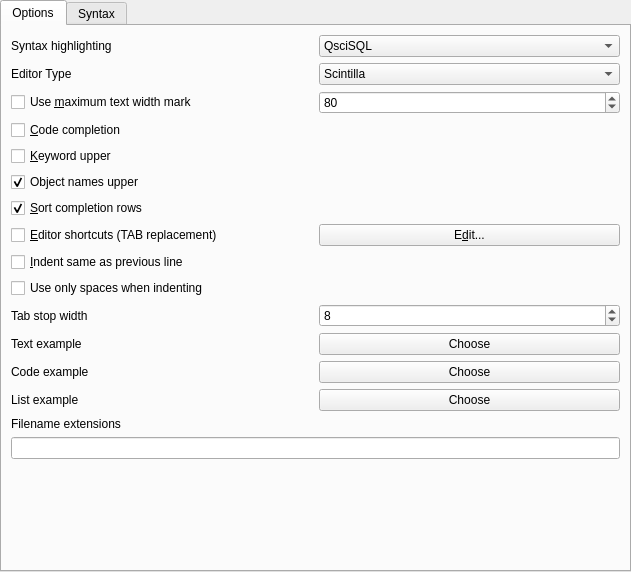
<?xml version="1.0" encoding="UTF-8"?>
<ui version="4.0">
 <class>toSyntaxSetupUI</class>
 <widget class="QWidget" name="toSyntaxSetupUI">
  <property name="geometry">
   <rect>
    <x>0</x>
    <y>0</y>
    <width>631</width>
    <height>572</height>
   </rect>
  </property>
  <property name="sizePolicy">
   <sizepolicy hsizetype="Expanding" vsizetype="Preferred">
    <horstretch>0</horstretch>
    <verstretch>0</verstretch>
   </sizepolicy>
  </property>
  <property name="minimumSize">
   <size>
    <width>600</width>
    <height>0</height>
   </size>
  </property>
  <property name="windowTitle">
   <string>Form1</string>
  </property>
  <property name="toolTip">
   <string/>
  </property>
  <layout class="QHBoxLayout" name="horizontalLayout_7">
   <property name="spacing">
    <number>6</number>
   </property>
   <property name="margin">
    <number>0</number>
   </property>
   <item>
    <widget class="QTabWidget" name="tabWidget">
     <property name="currentIndex">
      <number>0</number>
     </property>
     <widget class="QWidget" name="OptionsTab">
      <attribute name="title">
       <string>Options</string>
      </attribute>
      <layout class="QVBoxLayout" name="verticalLayout">
       <item>
        <layout class="QHBoxLayout" name="horizontalLayout_9">
         <item>
          <widget class="QLabel" name="label">
           <property name="text">
            <string>Syntax highlighting</string>
           </property>
           <property name="buddy">
            <cstring>SyntaxHighlightingInt</cstring>
           </property>
          </widget>
         </item>
         <item>
          <widget class="QComboBox" name="SyntaxHighlightingInt">
           <item>
            <property name="text">
             <string extracomment="Use Scintilla native SQL Lexer">QsciSQL</string>
            </property>
           </item>
           <item>
            <property name="text">
             <string extracomment="Use vendor specific SQL Lexer (if implemented)">Native</string>
            </property>
           </item>
          </widget>
         </item>
        </layout>
       </item>
       <item>
        <layout class="QHBoxLayout" name="horizontalLayout_10">
         <item>
          <widget class="QLabel" name="EditorTypeLabel">
           <property name="text">
            <string>Editor Type</string>
           </property>
           <property name="buddy">
            <cstring>EditorTypeInt</cstring>
           </property>
          </widget>
         </item>
         <item>
          <widget class="QComboBox" name="EditorTypeInt">
           <item>
            <property name="text">
             <string>Scintilla</string>
            </property>
           </item>
           <item>
            <property name="text">
             <string>Em</string>
            </property>
           </item>
          </widget>
         </item>
        </layout>
       </item>
       <item>
        <layout class="QHBoxLayout" name="horizontalLayout">
         <item>
          <widget class="QCheckBox" name="UseMaxTextWidthMarkBool">
           <property name="toolTip">
            <string>Display the line/column marker at the specified position</string>
           </property>
           <property name="text">
            <string>Use &amp;maximum text width mark</string>
           </property>
          </widget>
         </item>
         <item>
          <widget class="QSpinBox" name="MaxTextWidthMarkInt">
           <property name="toolTip">
            <string>Specify the column (text width) where to show marker</string>
           </property>
           <property name="minimum">
            <number>1</number>
           </property>
           <property name="maximum">
            <number>999999</number>
           </property>
           <property name="value">
            <number>80</number>
           </property>
          </widget>
         </item>
        </layout>
       </item>
       <item>
        <widget class="QCheckBox" name="CodeCompleteBool">
         <property name="toolTip">
          <string>Activate code completion in SQL editors. Not recommended on slow connections.</string>
         </property>
         <property name="text">
          <string>&amp;Code completion</string>
         </property>
        </widget>
       </item>
       <item>
        <widget class="QCheckBox" name="KeywordUpperBool">
         <property name="toolTip">
          <string>Convert all keywords to uppercase when displayingsyntaxhighlighted text.  Only available for monospaced fonts.</string>
         </property>
         <property name="text">
          <string>&amp;Keyword upper</string>
         </property>
        </widget>
       </item>
       <item>
        <widget class="QCheckBox" name="ObjectNamesUpperBool">
         <property name="toolTip">
          <string>Table, view, column names etc. are extracted in upper-case</string>
         </property>
         <property name="text">
          <string>Object names upper</string>
         </property>
         <property name="checked">
          <bool>true</bool>
         </property>
        </widget>
       </item>
       <item>
        <widget class="QCheckBox" name="CompleteSortBool">
         <property name="toolTip">
          <string>Sort the available completion rows alphabetically or in the order the are.</string>
         </property>
         <property name="text">
          <string>&amp;Sort completion rows</string>
         </property>
         <property name="checked">
          <bool>true</bool>
         </property>
        </widget>
       </item>
       <item>
        <layout class="QHBoxLayout" name="horizontalLayout_2">
         <item>
          <widget class="QCheckBox" name="UseEditorShortcutsBool">
           <property name="text">
            <string>&amp;Editor shortcuts (TAB replacement)</string>
           </property>
          </widget>
         </item>
         <item>
          <widget class="QPushButton" name="EditorShortcutsEdit">
           <property name="text">
            <string>E&amp;dit...</string>
           </property>
          </widget>
         </item>
        </layout>
       </item>
       <item>
        <widget class="QCheckBox" name="AutoIndentBool">
         <property name="toolTip">
          <string>Indent a new line in an editor to the same column as the previous line</string>
         </property>
         <property name="text">
          <string>&amp;Indent same as previous line</string>
         </property>
        </widget>
       </item>
       <item>
        <widget class="QCheckBox" name="UseSpacesForIndentBool">
         <property name="toolTip">
          <string>If set the editor will insert spaces rather than tabs</string>
         </property>
         <property name="text">
          <string>Use only spaces when indenting</string>
         </property>
        </widget>
       </item>
       <item>
        <layout class="QHBoxLayout" name="horizontalLayout_6">
         <item>
          <widget class="QLabel" name="TabStopLabel">
           <property name="toolTip">
            <string>Number of character width of tabstops</string>
           </property>
           <property name="whatsThis">
            <string>Number of character width of tabstops</string>
           </property>
           <property name="text">
            <string>Tab stop width</string>
           </property>
           <property name="wordWrap">
            <bool>false</bool>
           </property>
           <property name="buddy">
            <cstring>TabStopInt</cstring>
           </property>
          </widget>
         </item>
         <item>
          <widget class="QSpinBox" name="TabStopInt">
           <property name="minimum">
            <number>1</number>
           </property>
           <property name="value">
            <number>8</number>
           </property>
          </widget>
         </item>
        </layout>
       </item>
       <item>
        <layout class="QHBoxLayout" name="horizontalLayout_3">
         <item>
          <widget class="QLabel" name="TextExampleFont">
           <property name="text">
            <string>Text example</string>
           </property>
           <property name="wordWrap">
            <bool>false</bool>
           </property>
           <property name="buddy">
            <cstring>TextExampleChoose</cstring>
           </property>
          </widget>
         </item>
         <item>
          <widget class="QPushButton" name="TextExampleChoose">
           <property name="text">
            <string>Choose</string>
           </property>
          </widget>
         </item>
        </layout>
       </item>
       <item>
        <layout class="QHBoxLayout" name="horizontalLayout_4">
         <item>
          <widget class="QLabel" name="CodeExampleFont">
           <property name="text">
            <string>Code example</string>
           </property>
           <property name="wordWrap">
            <bool>false</bool>
           </property>
           <property name="buddy">
            <cstring>CodeExampleChoose</cstring>
           </property>
          </widget>
         </item>
         <item>
          <widget class="QPushButton" name="CodeExampleChoose">
           <property name="text">
            <string>Choose</string>
           </property>
          </widget>
         </item>
        </layout>
       </item>
       <item>
        <layout class="QHBoxLayout" name="horizontalLayout_5">
         <item>
          <widget class="QLabel" name="ResultExampleFont">
           <property name="text">
            <string>List example</string>
           </property>
           <property name="wordWrap">
            <bool>false</bool>
           </property>
           <property name="buddy">
            <cstring>ResultExampleChoose</cstring>
           </property>
          </widget>
         </item>
         <item>
          <widget class="QPushButton" name="ResultExampleChoose">
           <property name="text">
            <string>Choose</string>
           </property>
          </widget>
         </item>
        </layout>
       </item>
       <item>
        <widget class="QLabel" name="TextLabel1">
         <property name="text">
          <string>Filename extensions</string>
         </property>
         <property name="wordWrap">
          <bool>false</bool>
         </property>
         <property name="buddy">
          <cstring>Extensions</cstring>
         </property>
        </widget>
       </item>
       <item>
        <widget class="QLineEdit" name="Extensions"/>
       </item>
       <item>
        <spacer name="verticalSpacer">
         <property name="orientation">
          <enum>Qt::Vertical</enum>
         </property>
         <property name="sizeHint" stdset="0">
          <size>
           <width>20</width>
           <height>93</height>
          </size>
         </property>
        </spacer>
       </item>
      </layout>
     </widget>
     <widget class="QWidget" name="SyntaxTab">
      <attribute name="title">
       <string>Syntax</string>
      </attribute>
      <layout class="QHBoxLayout" name="horizontalLayout_8" stretch="1,2">
       <item>
        <widget class="QGroupBox" name="GroupBox2">
         <property name="sizePolicy">
          <sizepolicy hsizetype="Preferred" vsizetype="Minimum">
           <horstretch>0</horstretch>
           <verstretch>0</verstretch>
          </sizepolicy>
         </property>
         <property name="title">
          <string>Sy&amp;ntax components</string>
         </property>
         <layout class="QGridLayout">
          <property name="margin">
           <number>11</number>
          </property>
          <property name="spacing">
           <number>6</number>
          </property>
          <item row="4" column="0">
           <widget class="QLabel" name="FontLabel">
            <property name="text">
             <string>Font</string>
            </property>
           </widget>
          </item>
          <item row="2" column="0">
           <widget class="QLabel" name="BGColorLabel">
            <property name="text">
             <string>Background</string>
            </property>
           </widget>
          </item>
          <item row="1" column="1">
           <widget class="QLabel" name="FGSample">
            <property name="sizePolicy">
             <sizepolicy hsizetype="Expanding" vsizetype="Preferred">
              <horstretch>1</horstretch>
              <verstretch>0</verstretch>
             </sizepolicy>
            </property>
            <property name="minimumSize">
             <size>
              <width>75</width>
              <height>0</height>
             </size>
            </property>
            <property name="autoFillBackground">
             <bool>true</bool>
            </property>
            <property name="text">
             <string/>
            </property>
           </widget>
          </item>
          <item row="2" column="1">
           <widget class="QLabel" name="BGSample">
            <property name="sizePolicy">
             <sizepolicy hsizetype="Expanding" vsizetype="Preferred">
              <horstretch>1</horstretch>
              <verstretch>0</verstretch>
             </sizepolicy>
            </property>
            <property name="minimumSize">
             <size>
              <width>75</width>
              <height>0</height>
             </size>
            </property>
            <property name="autoFillBackground">
             <bool>true</bool>
            </property>
            <property name="text">
             <string/>
            </property>
           </widget>
          </item>
          <item row="4" column="2">
           <widget class="QPushButton" name="PickFontButton">
            <property name="enabled">
             <bool>true</bool>
            </property>
            <property name="sizePolicy">
             <sizepolicy hsizetype="Minimum" vsizetype="Fixed">
              <horstretch>0</horstretch>
              <verstretch>0</verstretch>
             </sizepolicy>
            </property>
            <property name="maximumSize">
             <size>
              <width>50</width>
              <height>16777215</height>
             </size>
            </property>
            <property name="text">
             <string>Pick</string>
            </property>
            <property name="autoDefault">
             <bool>false</bool>
            </property>
            <property name="default">
             <bool>false</bool>
            </property>
           </widget>
          </item>
          <item row="0" column="0" colspan="3">
           <widget class="QListWidget" name="SyntaxComponent"/>
          </item>
          <item row="2" column="2">
           <widget class="QPushButton" name="PickBGButton">
            <property name="sizePolicy">
             <sizepolicy hsizetype="Minimum" vsizetype="Fixed">
              <horstretch>0</horstretch>
              <verstretch>0</verstretch>
             </sizepolicy>
            </property>
            <property name="maximumSize">
             <size>
              <width>50</width>
              <height>16777215</height>
             </size>
            </property>
            <property name="text">
             <string>Pick</string>
            </property>
           </widget>
          </item>
          <item row="4" column="1">
           <widget class="QLabel" name="FontSample">
            <property name="sizePolicy">
             <sizepolicy hsizetype="Expanding" vsizetype="Preferred">
              <horstretch>1</horstretch>
              <verstretch>0</verstretch>
             </sizepolicy>
            </property>
            <property name="minimumSize">
             <size>
              <width>75</width>
              <height>0</height>
             </size>
            </property>
            <property name="text">
             <string> Sample </string>
            </property>
            <property name="alignment">
             <set>Qt::AlignCenter</set>
            </property>
           </widget>
          </item>
          <item row="1" column="0">
           <widget class="QLabel" name="FGColorLabel">
            <property name="text">
             <string>Foreground</string>
            </property>
           </widget>
          </item>
          <item row="1" column="2">
           <widget class="QPushButton" name="PickFGButton">
            <property name="sizePolicy">
             <sizepolicy hsizetype="Minimum" vsizetype="Fixed">
              <horstretch>0</horstretch>
              <verstretch>0</verstretch>
             </sizepolicy>
            </property>
            <property name="maximumSize">
             <size>
              <width>50</width>
              <height>16777215</height>
             </size>
            </property>
            <property name="text">
             <string>&amp;Pick</string>
            </property>
           </widget>
          </item>
         </layout>
        </widget>
       </item>
       <item>
        <widget class="toDebugEditor" name="Example" native="true">
         <property name="minimumSize">
          <size>
           <width>200</width>
           <height>0</height>
          </size>
         </property>
        </widget>
       </item>
      </layout>
     </widget>
    </widget>
   </item>
  </layout>
 </widget>
 <customwidgets>
  <customwidget>
   <class>toDebugEditor</class>
   <extends>QWidget</extends>
   <header>editor/todebugeditor.h</header>
  </customwidget>
 </customwidgets>
 <tabstops>
  <tabstop>tabWidget</tabstop>
  <tabstop>SyntaxHighlightingInt</tabstop>
  <tabstop>EditorTypeInt</tabstop>
  <tabstop>MaxTextWidthMarkInt</tabstop>
  <tabstop>UseMaxTextWidthMarkBool</tabstop>
  <tabstop>CodeCompleteBool</tabstop>
  <tabstop>KeywordUpperBool</tabstop>
  <tabstop>ObjectNamesUpperBool</tabstop>
  <tabstop>CompleteSortBool</tabstop>
  <tabstop>UseEditorShortcutsBool</tabstop>
  <tabstop>EditorShortcutsEdit</tabstop>
  <tabstop>AutoIndentBool</tabstop>
  <tabstop>UseSpacesForIndentBool</tabstop>
  <tabstop>TabStopInt</tabstop>
  <tabstop>TextExampleChoose</tabstop>
  <tabstop>PickFontButton</tabstop>
  <tabstop>CodeExampleChoose</tabstop>
  <tabstop>ResultExampleChoose</tabstop>
  <tabstop>Extensions</tabstop>
  <tabstop>SyntaxComponent</tabstop>
  <tabstop>PickFGButton</tabstop>
  <tabstop>PickBGButton</tabstop>
 </tabstops>
 <resources/>
 <connections>
  <connection>
   <sender>ResultExampleChoose</sender>
   <signal>clicked()</signal>
   <receiver>toSyntaxSetupUI</receiver>
   <slot>selectResultFont()</slot>
   <hints>
    <hint type="sourcelabel">
     <x>20</x>
     <y>20</y>
    </hint>
    <hint type="destinationlabel">
     <x>20</x>
     <y>20</y>
    </hint>
   </hints>
  </connection>
  <connection>
   <sender>CodeExampleChoose</sender>
   <signal>clicked()</signal>
   <receiver>toSyntaxSetupUI</receiver>
   <slot>selectFont()</slot>
   <hints>
    <hint type="sourcelabel">
     <x>20</x>
     <y>20</y>
    </hint>
    <hint type="destinationlabel">
     <x>20</x>
     <y>20</y>
    </hint>
   </hints>
  </connection>
  <connection>
   <sender>PickFontButton</sender>
   <signal>clicked()</signal>
   <receiver>toSyntaxSetupUI</receiver>
   <slot>selectFont()</slot>
   <hints>
    <hint type="sourcelabel">
     <x>20</x>
     <y>20</y>
    </hint>
    <hint type="destinationlabel">
     <x>20</x>
     <y>20</y>
    </hint>
   </hints>
  </connection>
  <connection>
   <sender>KeywordUpperBool</sender>
   <signal>toggled(bool)</signal>
   <receiver>toSyntaxSetupUI</receiver>
   <slot>changeUpper(bool)</slot>
   <hints>
    <hint type="sourcelabel">
     <x>20</x>
     <y>20</y>
    </hint>
    <hint type="destinationlabel">
     <x>20</x>
     <y>20</y>
    </hint>
   </hints>
  </connection>
  <connection>
   <sender>PickFGButton</sender>
   <signal>clicked()</signal>
   <receiver>toSyntaxSetupUI</receiver>
   <slot>selectFGColor()</slot>
   <hints>
    <hint type="sourcelabel">
     <x>20</x>
     <y>20</y>
    </hint>
    <hint type="destinationlabel">
     <x>20</x>
     <y>20</y>
    </hint>
   </hints>
  </connection>
  <connection>
   <sender>PickBGButton</sender>
   <signal>clicked()</signal>
   <receiver>toSyntaxSetupUI</receiver>
   <slot>selectBGColor()</slot>
   <hints>
    <hint type="sourcelabel">
     <x>20</x>
     <y>20</y>
    </hint>
    <hint type="destinationlabel">
     <x>20</x>
     <y>20</y>
    </hint>
   </hints>
  </connection>
  <connection>
   <sender>SyntaxComponent</sender>
   <signal>currentItemChanged(QListWidgetItem*,QListWidgetItem*)</signal>
   <receiver>toSyntaxSetupUI</receiver>
   <slot>changeLine(QListWidgetItem*)</slot>
   <hints>
    <hint type="sourcelabel">
     <x>20</x>
     <y>20</y>
    </hint>
    <hint type="destinationlabel">
     <x>20</x>
     <y>20</y>
    </hint>
   </hints>
  </connection>
  <connection>
   <sender>CodeCompleteBool</sender>
   <signal>toggled(bool)</signal>
   <receiver>CompleteSortBool</receiver>
   <slot>setEnabled(bool)</slot>
   <hints>
    <hint type="sourcelabel">
     <x>20</x>
     <y>20</y>
    </hint>
    <hint type="destinationlabel">
     <x>20</x>
     <y>20</y>
    </hint>
   </hints>
  </connection>
  <connection>
   <sender>TextExampleChoose</sender>
   <signal>clicked()</signal>
   <receiver>toSyntaxSetupUI</receiver>
   <slot>selectText()</slot>
   <hints>
    <hint type="sourcelabel">
     <x>20</x>
     <y>20</y>
    </hint>
    <hint type="destinationlabel">
     <x>20</x>
     <y>20</y>
    </hint>
   </hints>
  </connection>
 </connections>
</ui>
